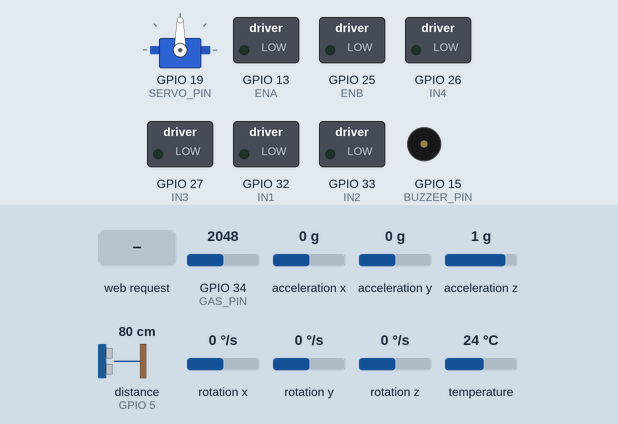
Simulated run of this sketch. Board: ESP32. Shown: servo, switched loads named in the sketch (green lamp = pin HIGH), buzzer (waves = sounding, pin HIGH). Wiring (inferred from the names in the program): ultrasonic range finder: trigger GPIO 18; echo GPIO 5. Inputs (shaded band) come from the test bench; at power-on: GPIO 34 (GAS_PIN) = 2048, acceleration x 0 g, acceleration y 0 g, acceleration z 1 g, distance to the obstacle (sensor on GPIO 5) 80 cm, rotation x 0 °/s, rotation y 0 °/s, rotation z 0 °/s, temperature 24 °C. The echo pulse lasts 58.3 µs per cm; WiFi joins after 1.5 s; servers stay silent unless stated; not simulated (calls return 0 or success): config_secrets.h; pins used as bus, display or sensor lines are not drawn; what the sketch prints to the serial monitor is not drawn.

Above: at 3.3 s.
3.4 s: HTTP request GET /servo received
At 5.0 s:
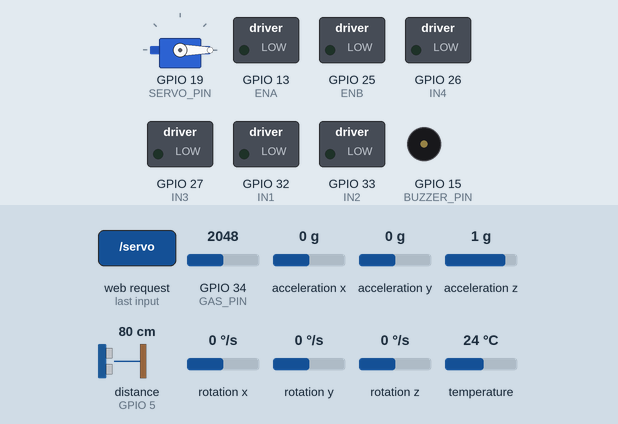
5.5 s: GPIO 34 (GAS_PIN) set to 2937
7.0 s: GPIO 34 (GAS_PIN) set to 3066
At 7.51 s:
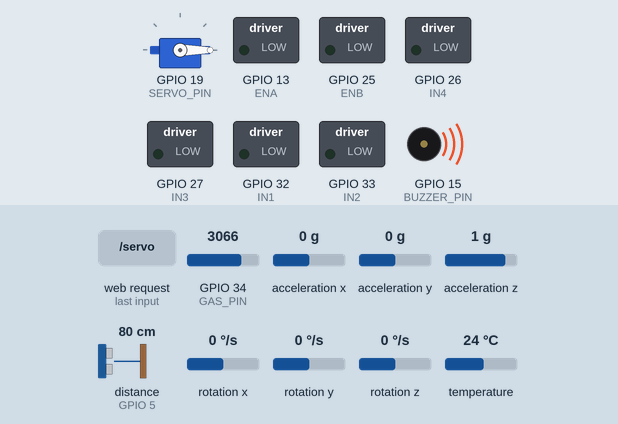
10.0 s: HTTP request GET /servo?dir=120&deg=120 received
At 11.03 s:
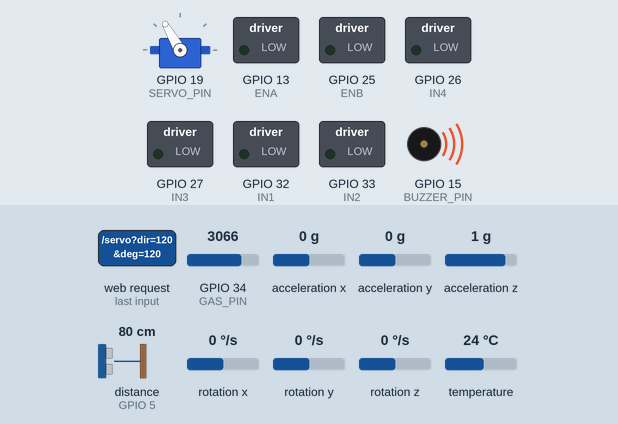
13.0 s: HTTP request GET /servo?dir=1 received
At 13.7 s:
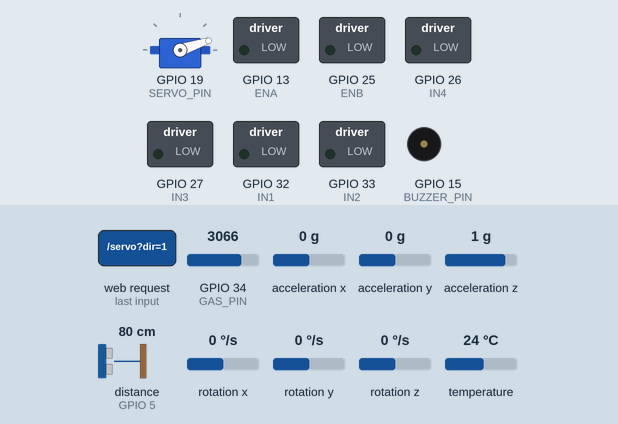
Timing chart, 0 to 17.0 s (numbered marks = the images above; inputs shaded):
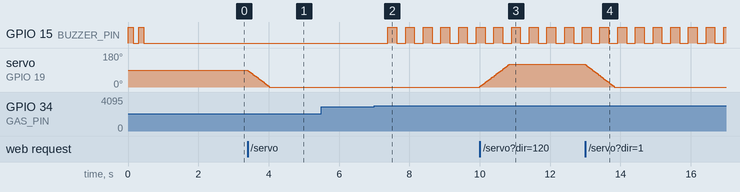

Measured:
- the behaviour switches between 3000 and 3001 on GPIO 34 (GAS_PIN) (found by bisection; images 1 and 2)
- after the input at 3.4 s, servo on GPIO 19 (SERVO_PIN): moves from 90° to 0° over 0.62 s, starting at once
- after the input at 5.5 s, every drawn part: stays the same
- after the input at 7.0 s, GPIO 15 (BUZZER_PIN): alternates HIGH for 0.25 s and LOW for 0.25 s, starting after 0.39 s
- after the input at 10.0 s, servo on GPIO 19 (SERVO_PIN): moves from 0° to 120° over 0.84 s, starting at once
- after the input at 13.0 s, servo on GPIO 19 (SERVO_PIN): moves from 120° to 0° over 0.83 s, starting at once

The sketch:

robot3_controller_v2.ino
```cpp
// ═══════════════════════════════════════════════════════════════════════
//  ROBOT 3 "GAMMA" — INSPECTOR NODE  v2.0  (ESP32)
//  ─────────────────────────────────────────────────────────────────────
//  v2 fixes the field-safety gaps of v1:
//    · COMMAND WATCHDOG: motors stop 800 ms after the last /control hit —
//      v1 drove until impact if WiFi dropped mid-command
//    · WiFi RECONNECT: drops are detected, motors stop, the link rejoins
//      automatically (v1 never re-checked WiFi.status())
//    · mDNS: advertises robot3.local (the dashboard's configured hostname)
//    · GAS ALARM LATCH: alarm holds ≥10 s with hysteresis — a single dip
//      below threshold no longer silences a real leak; buzzer pulses
//    · /telemetry adds rssi, uptime, last_cmd_age for the health panel
//    · WiFi credentials moved to config_secrets.h (gitignored; template
//      committed) — they were hardcoded in the repo
//    · SERVO added (2026-06-13): one slew-limited servo on GPIO19 with a
//      /servo?deg= endpoint, telemetry field, and a web-UI slider. Mount
//      the ultrasonic on it for a scanning sonar, or use as a pointer/arm.
//  Hardware: 4 motors (two L298N channels, pairs), 1 ultrasonic, 1 servo,
//  MQ gas sensor, MPU6050 IMU. NO wheel encoders (heading is IMU-only).
//  Motor/sensor pins unchanged from v1 (verified working on the build).
// ═══════════════════════════════════════════════════════════════════════

#include <WiFi.h>
#include <WebServer.h>
#include <ESPmDNS.h>
#include <ArduinoOTA.h>
#include <Wire.h>
#include <Adafruit_MPU6050.h>
#include <Adafruit_Sensor.h>
#include <ESP32Servo.h>          // Library Manager: "ESP32Servo" by K. Harrington

#include "config_secrets.h"   // WIFI_SSID / WIFI_PASSWORD — see .template

#ifndef OTA_PASSWORD
#define OTA_PASSWORD "gp-inspector"   // override in config_secrets.h
#endif

// ── Pins (verified working, unchanged from v1) ──────────────────────────
#define ENA 13
#define IN1 32
#define IN2 33
#define ENB 25
#define IN3 27
#define IN4 26
#define TRIG_PIN 18
#define ECHO_PIN 5
#define GAS_PIN 34
#define BUZZER_PIN 15
// Servo signal pin. GPIO19 is free, output-capable, and NOT a strapping
// pin (unlike 0/2/5/12/15) so it can't disturb the FTDI flash sequence.
#define SERVO_PIN 19

// ── Tuning ──────────────────────────────────────────────────────────────
#define DRIVE_SPEED          230
#define CMD_WATCHDOG_MS      800UL    // stop if no /control for this long
#define SENSOR_PERIOD_MS     250UL
#define WIFI_RETRY_MS        5000UL
#define GAS_ALARM_THRESHOLD  3000     // raw ADC — field-tuned value from v1
#define GAS_CLEAR_THRESHOLD  2000     // hysteresis: must drop below to clear
#define GAS_ALARM_MIN_MS     10000UL  // alarm latches at least this long
#define HOSTNAME             "robot3"

// Servo: clamp to a safe arc, home centered, and SLEW toward the target a
// few degrees at a time instead of snapping — a full-swing jump is a
// current spike, and this build has a brownout history.
#define SERVO_MIN_DEG        0
#define SERVO_MAX_DEG        180
#define SERVO_HOME_DEG       90
#define SERVO_SLEW_MS        20       // step interval
#define SERVO_STEP_DEG       3        // ~150 deg/s — smooth, low inrush

WebServer server(80);
Adafruit_MPU6050 mpu;
Servo armServo;

float dist_cm = 0;
int   gas_val = 0;
float ax = 0, ay = 0;
bool  mpu_ok = false;

int   servo_deg = SERVO_HOME_DEG;     // current (slewed) angle
int   servo_target = SERVO_HOME_DEG;  // commanded angle
unsigned long lastServoMove = 0;

char  currentDir = 'S';
unsigned long lastCmdTime = 0;
unsigned long lastSensor = 0;
unsigned long lastWifiAttempt = 0;
unsigned long bootMillis = 0;

bool  alarmActive = false;
unsigned long alarmSince = 0;

// ── Motors ──────────────────────────────────────────────────────────────
void applyDrive(int l1, int l2, int r1, int r2, int spd) {
  analogWrite(ENA, spd); analogWrite(ENB, spd);
  digitalWrite(IN1, l1); digitalWrite(IN2, l2);
  digitalWrite(IN3, r1); digitalWrite(IN4, r2);
}

void motorStop()  { applyDrive(LOW, LOW, LOW, LOW, 0); }
void forward()    { applyDrive(HIGH, LOW, HIGH, LOW, DRIVE_SPEED); }
void backward()   { applyDrive(LOW, HIGH, LOW, HIGH, DRIVE_SPEED); }
void leftTurn()   { applyDrive(LOW, HIGH, HIGH, LOW, DRIVE_SPEED); }
void rightTurn()  { applyDrive(HIGH, LOW, LOW, HIGH, DRIVE_SPEED); }

void setDirection(char d) {
  currentDir = d;
  lastCmdTime = millis();
  switch (d) {
    case 'F': forward();   break;
    case 'B': backward();  break;
    case 'L': leftTurn();  break;
    case 'R': rightTurn(); break;
    default:  currentDir = 'S'; motorStop(); break;
  }
}

void chirp(int n, int ms) {
  for (int i = 0; i < n; i++) {
    digitalWrite(BUZZER_PIN, HIGH); delay(ms);
    digitalWrite(BUZZER_PIN, LOW);  delay(ms);
  }
}

// ── Web UI (v1 layout, watchdog-aware hold-to-drive already in the JS) ──
const char INDEX_HTML[] PROGMEM = R"rawliteral(
<!DOCTYPE html>
<html>
<head>
  <title>Inspector Node v2</title>
  <meta name="viewport" content="width=device-width, initial-scale=1">
  <style>
    body { font-family: 'Segoe UI', sans-serif; background: #121212; color: #eee; text-align: center; }
    .status-card { background: #1e1e1e; padding: 20px; border-radius: 15px; margin: 15px auto; width: 85%; max-width: 350px; border: 1px solid #333; }
    .val { font-size: 28px; color: #00ffcc; font-weight: bold; }
    .alarm { color: #ff3e3e; font-weight: bold; animation: blink 1s infinite; }
    @keyframes blink { 50% { opacity: 0; } }
    .btn { background: #007bff; border: none; color: #fff; padding: 18px; font-size: 20px; border-radius: 12px; margin: 8px; width: 110px; cursor: pointer; }
    .btn:active { background: #0056b3; transform: scale(0.95); }
    .stop-btn { background: #dc3545; width: 130px; }
  </style>
</head>
<body>
  <h1>🛰️ INSPECTOR NODE V2</h1>
  <div class="status-card">
    <p>Ultrasonic: <span id="dist" class="val">0</span> cm</p>
    <p>Gas Level: <span id="gas" class="val">0</span> <span id="warn"></span></p>
    <p>Tilt X: <span id="tx">0</span> | Y: <span id="ty">0</span></p>
    <p style="font-size:12px;color:#888">RSSI <span id="rssi">?</span> dBm ·
       up <span id="up">?</span> s · hold buttons to drive (auto-stop 0.8 s)</p>
  </div>
  <div class="status-card">
    <button class="btn" onmousedown="cmd('F')" onmouseup="cmd('S')" ontouchstart="cmd('F')" ontouchend="cmd('S')">UP</button><br>
    <button class="btn" onmousedown="cmd('L')" onmouseup="cmd('S')" ontouchstart="cmd('L')" ontouchend="cmd('S')">LEFT</button>
    <button class="btn stop-btn" onclick="cmd('S')">STOP</button>
    <button class="btn" onmousedown="cmd('R')" onmouseup="cmd('S')" ontouchstart="cmd('R')" ontouchend="cmd('S')">RIGHT</button><br>
    <button class="btn" onmousedown="cmd('B')" onmouseup="cmd('S')" ontouchstart="cmd('B')" ontouchend="cmd('S')">DOWN</button>
  </div>
  <div class="status-card">
    <p>Servo: <span id="sv" class="val">90</span>&deg;</p>
    <input type="range" min="0" max="180" value="90" style="width:90%"
           oninput="document.getElementById('sv').innerText=this.value"
           onchange="servo(this.value)">
  </div>
  <script>
    let held = null;
    setInterval(() => {
      fetch('/telemetry').then(r => r.json()).then(data => {
        document.getElementById('dist').innerText = data.d;
        document.getElementById('gas').innerText = data.g;
        document.getElementById('tx').innerText = data.x;
        document.getElementById('ty').innerText = data.y;
        document.getElementById('rssi').innerText = data.rssi;
        document.getElementById('up').innerText = data.uptime;
        document.getElementById('warn').innerText = data.a ? " (DANGER!)" : " (OK)";
        document.getElementById('warn').className = data.a ? "alarm" : "";
      }).catch(()=>{});
      if (held) fetch('/control?dir=' + held).catch(()=>{});   // keepalive
    }, 400);
    function cmd(dir) {
      held = (dir === 'S') ? null : dir;
      fetch('/control?dir=' + dir).catch(()=>{});
    }
    function servo(deg) { fetch('/servo?deg=' + deg).catch(()=>{}); }
  </script>
</body>
</html>
)rawliteral";

// ── WiFi ────────────────────────────────────────────────────────────────
void wifiConnectBlocking() {
  WiFi.mode(WIFI_STA);
  WiFi.setHostname(HOSTNAME);
  WiFi.begin(WIFI_SSID, WIFI_PASSWORD);
  Serial.print("WiFi connecting");
  unsigned long t0 = millis();
  while (WiFi.status() != WL_CONNECTED && millis() - t0 < 20000) {
    delay(500); Serial.print('.');
  }
  if (WiFi.status() == WL_CONNECTED) {
    Serial.println("\nWiFi up: " + WiFi.localIP().toString());
    if (MDNS.begin(HOSTNAME)) Serial.println("mDNS: " HOSTNAME ".local");
    // OTA: reflash over WiFi (Arduino IDE → network port "robot3") —
    // the inspector may be deployed somewhere you don't want to crawl to.
    // Motors are stopped during an update for safety.
    ArduinoOTA.setHostname(HOSTNAME);
    ArduinoOTA.setPassword(OTA_PASSWORD);
    ArduinoOTA.onStart([]() { motorStop(); digitalWrite(BUZZER_PIN, LOW); });
    ArduinoOTA.begin();
    Serial.println("OTA ready (password protected)");
  } else {
    Serial.println("\nWiFi FAILED — will keep retrying in loop()");
  }
}

// ── Setup ───────────────────────────────────────────────────────────────
void setup() {
  Serial.begin(115200);
  bootMillis = millis();

  pinMode(ENA, OUTPUT); pinMode(ENB, OUTPUT);
  pinMode(IN1, OUTPUT); pinMode(IN2, OUTPUT);
  pinMode(IN3, OUTPUT); pinMode(IN4, OUTPUT);
  pinMode(BUZZER_PIN, OUTPUT);
  pinMode(TRIG_PIN, OUTPUT); pinMode(ECHO_PIN, INPUT);

  // Servo FIRST — claim its LEDC timers before the motors' analogWrite()
  // touches LEDC, so the two PWM users don't fight over a timer. If motor
  // speed control ever misbehaves after a core update, that's the clash —
  // the fix is to move ENA/ENB to ledcWrite(); see docs/robot3_flashing.md.
  ESP32PWM::allocateTimer(0);
  ESP32PWM::allocateTimer(1);
  ESP32PWM::allocateTimer(2);
  ESP32PWM::allocateTimer(3);
  armServo.setPeriodHertz(50);                 // standard hobby servo
  armServo.attach(SERVO_PIN, 500, 2400);       // µs pulse range
  armServo.write(SERVO_HOME_DEG);

  motorStop();

  chirp(2, 150);                      // boot beep

  Wire.begin(21, 22);
  mpu_ok = mpu.begin();
  Serial.println(mpu_ok ? "MPU6050 OK" : "MPU6050 FAIL (continuing)");

  wifiConnectBlocking();

  server.on("/", []() { server.send_P(200, "text/html", INDEX_HTML); });

  server.on("/telemetry", []() {
    String json = "{\"d\":" + String(dist_cm, 1) +
                  ",\"g\":" + String(gas_val) +
                  ",\"x\":" + String(ax, 2) +
                  ",\"y\":" + String(ay, 2) +
                  ",\"a\":" + String(alarmActive ? 1 : 0) +
                  ",\"rssi\":" + String(WiFi.RSSI()) +
                  ",\"uptime\":" + String((millis() - bootMillis) / 1000) +
                  ",\"servo\":" + String(servo_deg) +
                  ",\"last_cmd_age\":" + String(millis() - lastCmdTime) + "}";
    server.send(200, "application/json", json);
  });

  server.on("/control", []() {
    String d = server.arg("dir");
    setDirection(d.length() ? d[0] : 'S');
    server.send(200, "text/plain", "OK");
  });

  server.on("/servo", []() {
    int deg = server.arg("deg").toInt();
    servo_target = constrain(deg, SERVO_MIN_DEG, SERVO_MAX_DEG);
    server.send(200, "text/plain", "OK:" + String(servo_target));
  });

  server.begin();
  Serial.println("Inspector v2 ready");
}

// ── Loop ────────────────────────────────────────────────────────────────
void loop() {
  unsigned long now = millis();

  // 1. WiFi self-healing: stop first, then rejoin
  if (WiFi.status() != WL_CONNECTED) {
    if (currentDir != 'S') {
      motorStop(); currentDir = 'S';
      chirp(2, 80);                     // audible "link lost, stopping"
      Serial.println("WIFI LOST — motors stopped");
    }
    if (now - lastWifiAttempt > WIFI_RETRY_MS) {
      lastWifiAttempt = now;
      Serial.println("WiFi reconnect attempt…");
      WiFi.disconnect();
      WiFi.begin(WIFI_SSID, WIFI_PASSWORD);
    }
  } else {
    server.handleClient();
    ArduinoOTA.handle();
  }

  // 2. Command watchdog: the v1 drive-forever bug fix
  if (currentDir != 'S' && now - lastCmdTime > CMD_WATCHDOG_MS) {
    motorStop(); currentDir = 'S';
    chirp(1, 60);
    Serial.println("CMD WATCHDOG — motors stopped");
  }

  // 2b. Servo slew: step toward the target so a big move spreads its
  // current draw over time instead of one brown-out-inducing lunge. The
  // servo HOLDS position on WiFi loss (no watchdog) — unlike the motors,
  // a stuck arm angle is safe, and snapping it home could swing it into
  // something.
  if (now - lastServoMove > SERVO_SLEW_MS && servo_deg != servo_target) {
    lastServoMove = now;
    if (servo_deg < servo_target)
      servo_deg = min(servo_target, servo_deg + SERVO_STEP_DEG);
    else
      servo_deg = max(servo_target, servo_deg - SERVO_STEP_DEG);
    armServo.write(servo_deg);
  }

  // 3. Sensors + latched gas alarm
  if (now - lastSensor > SENSOR_PERIOD_MS) {
    lastSensor = now;

    digitalWrite(TRIG_PIN, LOW);  delayMicroseconds(2);
    digitalWrite(TRIG_PIN, HIGH); delayMicroseconds(10);
    digitalWrite(TRIG_PIN, LOW);
    // 15 ms timeout = ~2.5 m max range; halves the worst-case time this
    // blocking read steals from the web server / watchdog loop
    dist_cm = pulseIn(ECHO_PIN, HIGH, 15000) * 0.034 / 2;

    gas_val = analogRead(GAS_PIN);
    if (gas_val > GAS_ALARM_THRESHOLD) {
      alarmActive = true;
      alarmSince = now;
    } else if (alarmActive
               && now - alarmSince > GAS_ALARM_MIN_MS
               && gas_val < GAS_CLEAR_THRESHOLD) {
      alarmActive = false;              // latched + hysteresis, never flickers
    }
    // pulsing buzzer (distinct from the watchdog chirp), works offline too
    digitalWrite(BUZZER_PIN, (alarmActive && (now / 250) % 2) ? HIGH : LOW);

    if (mpu_ok) {
      sensors_event_t a, g, t;
      mpu.getEvent(&a, &g, &t);
      ax = a.acceleration.x; ay = a.acceleration.y;
    }
  }
}
```
